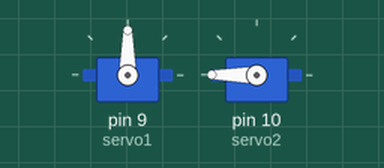
Recording of a sketch running on a simulated Arduino Uno, built with avr-gcc and run on an emulated ATmega328P. Parts: 2 × servo.

Above: at 1.05 s.
At 1.75 s:
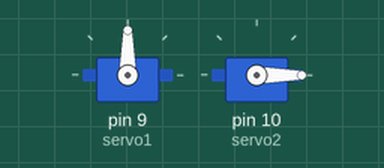
At 2.5 s:
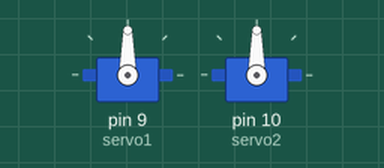
At 5.5 s:
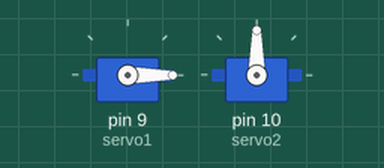
Timing chart, 0 to 6.9 s (numbered marks = the images above):
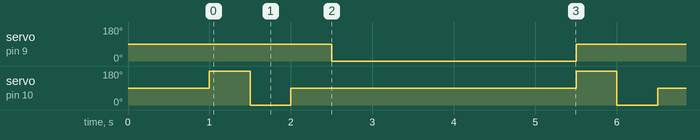

Measured:
- by itself, servo on pin 9 (servo1): alternates 90° for 1.5 s and 0° for 3.0 s
- by itself, servo on pin 10 (servo2): repeats every 4.5 s: 0° 0.50 s, 90° 3.5 s, 180° 0.50 s

The sketch:

drawbot.ino
```cpp
#include <Servo.h>

// Définition des servos
Servo servo1;
Servo servo2;

// Angles pour dessiner l'étoile (5 points, ajustez pour correspondre à la taille de l'étoile)
int angles1[] = {90,90,90}; // Angles pour le dessin du servo1
int angles2[] = {180,0,90}; // Angles pour le dessin du servo2
int delayTime = 500; // Temps de pause entre chaque mouvement

void setup() {
  // Attacher les servos aux pins appropriées
  servo1.attach(9);  // Servo 1 connecté à la pin 9
  servo2.attach(10); // Servo 2 connecté à la pin 10

  // Initialiser les servos à la position de départ (par exemple, 0 degré)
  servo1.write(90);
  servo2.write(90);
  delay(1000); // Attendre que les servos se déplacent à la position initiale
}

void loop() {
  for (int i = 0; i < 5; i++) {
    // Déplacer les servos aux angles
    servo1.write(angles1[i]);
    servo2.write(angles2[i]); // Utiliser l'index décalé pour les mouvements
    delay(delayTime); // Attendre avant le prochain mouvement
  }

  // Faire une pause avant de recommencer le dessin
  delay(2000);
}
```
